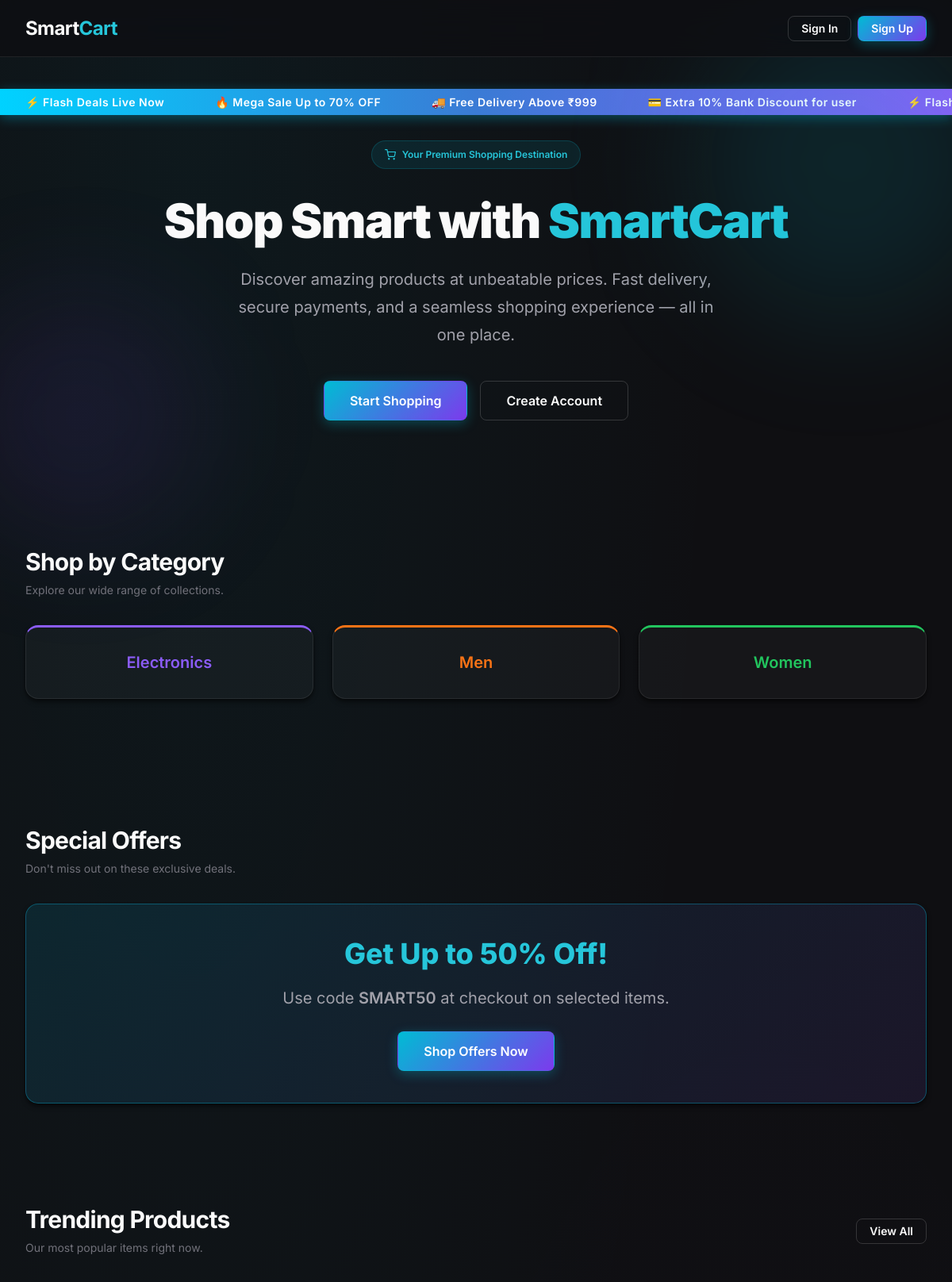
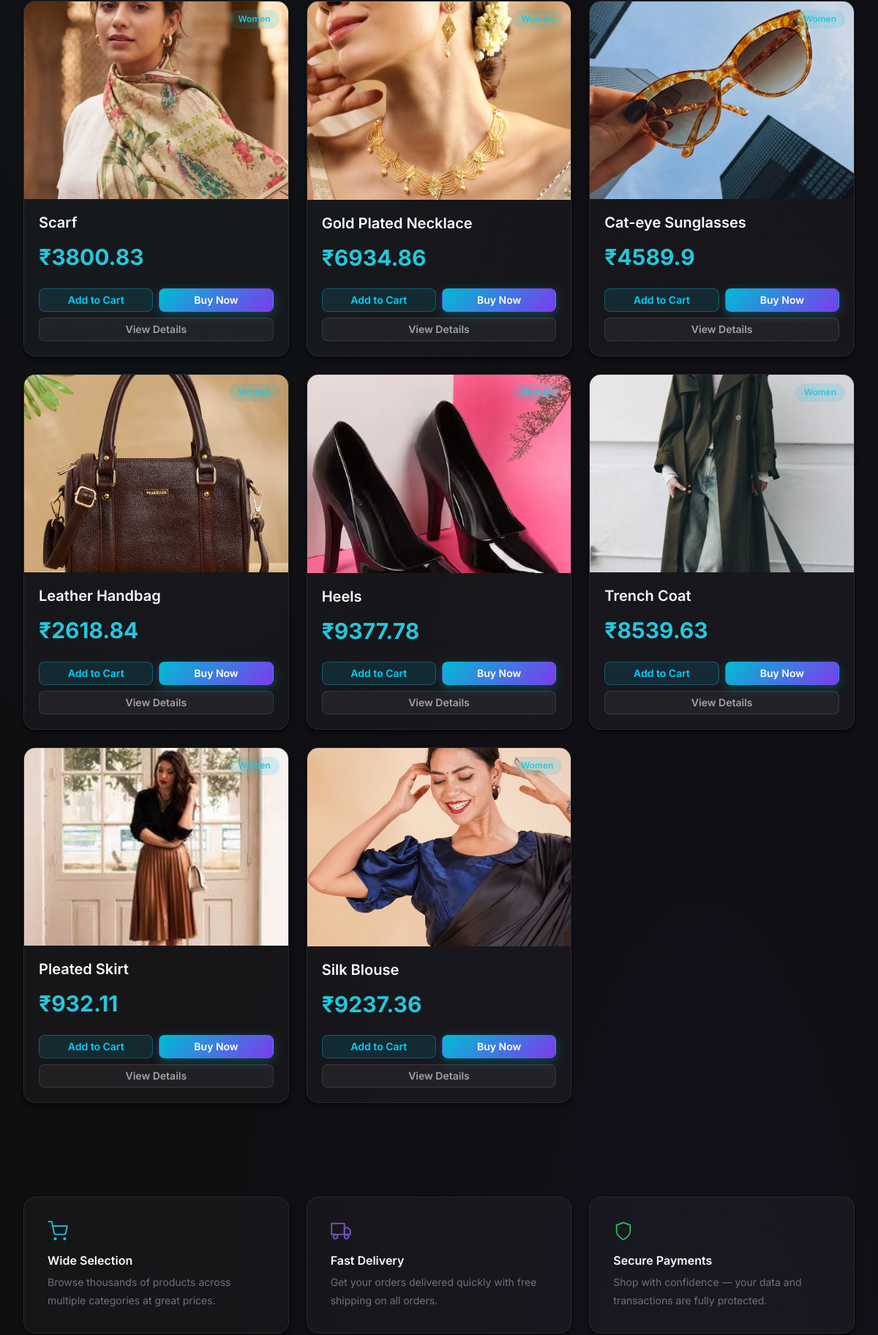
/user (upper part), run on the app's committed database (2 pictures, top to bottom).
### tables this page shows
CREATE TABLE products (
    product_id INTEGER PRIMARY KEY AUTOINCREMENT,
    name TEXT NOT NULL,
    description TEXT,
    category TEXT,
    price REAL NOT NULL,
    image_name TEXT
);

### app.py (the view)
@app.route('/user')
def user_index():
    conn = get_db()
    cursor = conn.cursor()
    cursor.execute("SELECT DISTINCT category FROM products LIMIT 6")
    categories = cursor.fetchall()
    cursor.execute("SELECT * FROM products ORDER BY product_id DESC LIMIT 8")
    trending_products = cursor.fetchall()
    cursor.close()
    conn.close()
    return render_template('user/index.html', categories=categories, trending_products=trending_products)

### app.py (called while the page is built)
def get_db():
    connection = sqlite3.connect(DB_PATH, detect_types=sqlite3.PARSE_DECLTYPES)
    connection.row_factory = sqlite3.Row
    return connection

### templates/user/index.html (shortened to what this page needs)
{% extends "user/base.html" %}
{% block content %}
<div class="sc-hero sc-animate-fade-in-up" style="padding-top: 0.5rem;">
  <div class="marquee-container">
    <div class="marquee-content">
      <span class="marquee-item">⚡ Flash Deals Live Now</span>
      <span class="marquee-item">🔥 Mega Sale Up to 70% OFF</span>
      <span class="marquee-item">🚚 Free Delivery Above ₹999</span>
      <span class="marquee-item">💳 Extra 10% Bank Discount for user</span>
      <span class="marquee-item">⚡ Flash Deals Live Now</span>
    </div>
  </div>
  <div class="sc-hero__badge">
    Your Premium Shopping Destination
  </div>
  <h1 class="sc-hero__title">
    Shop Smart with <span class="sc-u-text-brand">SmartCart</span>
  </h1>
  <p class="sc-hero__subtitle">
    Discover amazing products at unbeatable prices. Fast delivery, secure payments, and a seamless shopping experience —
    all in one place.
  </p>
  <div class="sc-hero__actions">
    {% if session.get('user_id') %}
    <a href="{{ url_for('user_dashboard') }}" class="sc-btn sc-btn--lg" style="background: linear-gradient(90deg, #00d2ff 0%, #8b5cf6 100%);
              box-shadow: 0 8px 24px rgba(0, 210, 255, 0.4);
              border: none;
              color: white;
              text-shadow: 0 1px 2px rgba(0,0,0,0.2);
              transition: transform 0.2s ease, box-shadow 0.2s ease;"
      onmouseover="this.style.transform='translateY(-2px)'; this.style.boxShadow='0 12px 28px rgba(0, 210, 255, 0.6)';"
      onmouseout="this.style.transform='translateY(0)'; this.style.boxShadow='0 8px 24px rgba(0, 210, 255, 0.4)';">
      <svg xmlns="http://www.w3.org/2000/svg" width="18" height="18" viewBox="0 0 24 24" fill="none"
        stroke="currentColor" stroke-width="2" stroke-linecap="round" stroke-linejoin="round">
        <path d="M3 9l9-7 9 7v11a2 2 0 0 1-2 2H5a2 2 0 0 1-2-2z"></path>
        <polyline points="9 22 9 12 15 12 15 22"></polyline>
      </svg>
      Browse Products
    </a>
    <a href="{{ url_for('view_cart') }}" class="sc-btn sc-btn--ghost sc-btn--lg">
      <svg xmlns="http://www.w3.org/2000/svg" width="18" height="18" viewBox="0 0 24 24" fill="none"
        stroke="currentColor" stroke-width="2" stroke-linecap="round" stroke-linejoin="round">
        <circle cx="9" cy="21" r="1"></circle>
        <circle cx="20" cy="21" r="1"></circle>
        <path d="M1 1h4l2.68 13.39a2 2 0 0 0 2 1.61h9.72a2 2 0 0 0 2-1.61L23 6H6"></path>
      </svg>
      View Cart
    </a>
    {% else %}
    <a href="{{ url_for('user_signin') }}" class="sc-btn sc-btn--primary sc-btn--lg">Start Shopping</a>
    <a href="{{ url_for('user_signup') }}" class="sc-btn sc-btn--ghost sc-btn--lg">Create Account</a>
    {% endif %}
  </div>
</div>
  <div class="sc-dashboard sc-animate-fade-in-up" style="margin-top: var(--sc-space-16);">
    <div class="sc-dashboard__header">
      <div>
        <h2 style="margin-bottom: var(--sc-space-1); font-size: var(--sc-text-2xl); font-weight: bold;">Shop by Category</h2>
        <p style="color: var(--sc-text-muted); font-size: var(--sc-text-sm);">
          Explore our wide range of collections.
        </p>
      </div>
    </div>
    <div class="sc-stats" style="grid-template-columns: repeat(auto-fit, minmax(180px, 1fr));">
      {% set colors = ['#8b5cf6', '#f97316', '#22c55e'] %}
      {% for cat in categories %}
      {% set color = colors[loop.index0 % 3] %}
      <a href="/user/products?category={{ cat.category }}" style="text-decoration: none; color: inherit;">
        <div class="sc-card sc-card--glass sc-card--hover" style="text-align: center; cursor: pointer; border-top: 3px solid {{ color }};">
          <h3 style="font-size: var(--sc-text-lg); font-weight: var(--sc-weight-semibold); color: {{ color }};">
            {{ cat.category }}
          </h3>
        </div>
      </a>
      {% endfor %}
    </div>
  </div>
  <div class="sc-dashboard sc-animate-fade-in-up" style="margin-top: var(--sc-space-16);">
    <div class="sc-dashboard__header">
      <div>
        <h2 style="margin-bottom: var(--sc-space-1); font-size: var(--sc-text-2xl); font-weight: bold;">Special Offers</h2>
        <p style="color: var(--sc-text-muted); font-size: var(--sc-text-sm);">
          Don't miss out on these exclusive deals.
        </p>
      </div>
    </div>
    <div class="sc-card sc-card--glass" style="background: linear-gradient(135deg, rgba(0, 210, 255, 0.1), rgba(139, 92, 246, 0.1)); border: 1px solid rgba(0, 210, 255, 0.3); text-align: center; padding: var(--sc-space-10);">
      <h3 style="font-size: var(--sc-text-3xl); font-weight: 800; color: var(--sc-brand-400); margin-bottom: var(--sc-space-4);">Get Up to 50% Off!</h3>
      <p style="font-size: var(--sc-text-lg); color: var(--sc-text-secondary); margin-bottom: var(--sc-space-6);">Use code <strong>SMART50</strong> at checkout on selected items.</p>
      <a href="/user/products" class="sc-btn sc-btn--primary sc-btn--lg">Shop Offers Now</a>
    </div>
  </div>
  <div class="sc-dashboard sc-animate-fade-in-up" style="margin-top: var(--sc-space-16); margin-bottom: var(--sc-space-16);">
    <div class="sc-dashboard__header">
      <div>
        <h2 style="margin-bottom: var(--sc-space-1); font-size: var(--sc-text-2xl); font-weight: bold;">Trending Products</h2>
        <p style="color: var(--sc-text-muted); font-size: var(--sc-text-sm);">
          Our most popular items right now.
        </p>
      </div>
      <a href="/user/products" class="sc-btn sc-btn--ghost sc-btn--sm">View All</a>
    </div>
    {% if trending_products %}
    <div style="display: grid; grid-template-columns: repeat(auto-fill, minmax(280px, 1fr)); gap: var(--sc-space-6);">
      {% for product in trending_products %}
      <div class="sc-card sc-card--glass sc-card--hover" style="padding: 0; display: flex; flex-direction: column; overflow: hidden;">
        <div style="position: relative; padding-top: 75%; background: var(--sc-bg-surface-alt); overflow: hidden;">
          <img src="{{ url_for('static', filename='uploads/product_images/' + product.image_name) }}"
               alt="{{ product.name }}"
               style="position: absolute; top: 0; left: 0; width: 100%; height: 100%; object-fit: cover; transition: transform 0.4s ease;"
               onmouseenter="this.style.transform='scale(1.05)'"
               onmouseleave="this.style.transform='scale(1)'" />
          <span class="sc-badge sc-badge--brand" style="position: absolute; top: var(--sc-space-3); right: var(--sc-space-3);">
            {{ product.category }}
          </span>
        </div>
        <div style="padding: var(--sc-space-5); display: flex; flex-direction: column; flex: 1;">
          <h3 style="font-size: var(--sc-text-lg); margin-bottom: var(--sc-space-2); font-weight: var(--sc-weight-semibold); color: var(--sc-text-primary);">
            {{ product.name }}
          </h3>
          <p style="font-size: var(--sc-text-2xl); font-weight: var(--sc-weight-bold); color: var(--sc-brand-400); margin-bottom: var(--sc-space-4);">
            ₹{{ product.price }}
          </p>
          <div style="margin-top: auto; display: flex; flex-direction: column; gap: var(--sc-space-2);">
            <div style="display: flex; gap: var(--sc-space-2);">
              <a href="/user/add-to-cart/{{ product.product_id }}" class="sc-btn" style="flex: 1; text-align: center; padding: var(--sc-space-2); background: rgba(0, 210, 255, 0.1); color: #00d2ff; border: 1px solid rgba(0, 210, 255, 0.3);">
                Add to Cart
              </a>
              <a href="/user/buy-now/{{ product.product_id }}" class="sc-btn sc-btn--primary" style="flex: 1; text-align: center; padding: var(--sc-space-2);">
                Buy Now
              </a>
            </div>
            <a href="/user/product/{{ product.product_id }}" class="sc-btn" style="width: 100%; text-align: center; padding: var(--sc-space-2); background: rgba(255, 255, 255, 0.05); color: var(--sc-text-secondary); border: 1px solid rgba(255,255,255,0.1);">
              View Details
            </a>
          </div>
        </div>
      </div>
      {% endfor %}
    </div>
    {% else %}
    <p style="color: var(--sc-text-muted);">No trending products available.</p>
    {% endif %}
  </div>
  <div class="sc-dashboard sc-animate-fade-in-up" style="margin-bottom: var(--sc-space-16);">
    <div class="sc-stats"
      style="grid-template-columns: repeat(auto-fit, minmax(220px, 1fr)); text-align: left;">
      <div class="sc-card sc-card--glass sc-card--hover">
        <h4 style="margin-bottom: var(--sc-space-2); font-size: var(--sc-text-base);">Wide Selection</h4>
        <p style="font-size: var(--sc-text-sm); color: var(--sc-text-muted); margin: 0;">Browse thousands of products
          across multiple categories at great prices.</p>
      </div>
      <div class="sc-card sc-card--glass sc-card--hover">
        <h4 style="margin-bottom: var(--sc-space-2); font-size: var(--sc-text-base);">Fast Delivery</h4>
        <p style="font-size: var(--sc-text-sm); color: var(--sc-text-muted); margin: 0;">Get your orders delivered quickly
          with free shipping on all orders.</p>
      </div>
      <div class="sc-card sc-card--glass sc-card--hover">
        <svg xmlns="http://www.w3.org/2000/svg" width="28" height="28" viewBox="0 0 24 24" fill="none"
          stroke="currentColor" stroke-width="1.5" stroke-linecap="round" stroke-linejoin="round"
          style="color: var(--sc-success); margin-bottom: var(--sc-space-4);">
          <path d="M12 22s8-4 8-10V5l-8-3-8 3v7c0 6 8 10 8 10z"></path>
        </svg>
        <h4 style="margin-bottom: var(--sc-space-2); font-size: var(--sc-text-base);">Secure Payments</h4>
        <p style="font-size: var(--sc-text-sm); color: var(--sc-text-muted); margin: 0;">Shop with confidence — your data
          and transactions are fully protected.</p>
      </div>
    </div>
  </div>
{% endblock %}

### static/css/02-base.css (style rules this page uses)
html, body { display: flex; flex-direction: column; overflow-x: hidden; background-color: var(--sc-bg-body); color: var(--sc-text-primary); background-image: radial-gradient( ellipse at 20% 0%, rgba(0, 188, 212, 0.06) 0%, transparent 50% ), radial-gradient( ellipse at 80% 100%, rgba(124, 58, 237, 0.04) 0%, transparent 50% ); background-attachment: fixed; }
h1 { font-size: var(--sc-text-4xl); font-weight: var(--sc-weight-bold); letter-spacing: var(--sc-tracking-tight); line-height: var(--sc-leading-tight); color: var(--sc-text-primary); }
h2 { font-size: var(--sc-text-3xl); font-weight: var(--sc-weight-bold); letter-spacing: var(--sc-tracking-tight); line-height: var(--sc-leading-tight); color: var(--sc-text-primary); }
h3 { font-size: var(--sc-text-2xl); font-weight: var(--sc-weight-semibold); line-height: var(--sc-leading-tight); color: var(--sc-text-primary); }
h4 { font-size: var(--sc-text-xl); font-weight: var(--sc-weight-semibold); line-height: var(--sc-leading-tight); color: var(--sc-text-primary); }
p { font-size: var(--sc-text-base); line-height: var(--sc-leading-relaxed); color: var(--sc-text-secondary); }
strong, b { font-weight: var(--sc-weight-semibold); }
a { color: var(--sc-text-primary); transition: var(--sc-transition-colors); }

### static/css/04-components.css (style rules this page uses)
.sc-btn { display: inline-flex; align-items: center; justify-content: center; gap: var(--sc-space-2); padding: var(--sc-space-3) var(--sc-space-6); font-size: var(--sc-text-sm); font-weight: var(--sc-weight-semibold); line-height: 1; border-radius: var(--sc-radius-md); border: 1px solid transparent; cursor: pointer; white-space: nowrap; user-select: none; transition: var(--sc-transition-all); position: relative; overflow: hidden; }
.sc-btn::after { content: ''; position: absolute; inset: 0; background: linear-gradient(105deg, transparent 40%, rgba(255, 255, 255, 0.08) 45%, rgba(255, 255, 255, 0.12) 50%, rgba(255, 255, 255, 0.08) 55%, transparent 60%); transform: translateX(-100%); transition: transform 0.6s var(--sc-ease-out); }
.sc-btn--primary, .btn-primary, button[type="submit"], button[type="button"] { background: var(--sc-gradient-brand); color: var(--sc-neutral-0); border-color: transparent; box-shadow: 0 4px 15px rgba(0, 188, 212, 0.3); }
.sc-btn--ghost, .btn-outline { background: transparent; color: var(--sc-text-primary); border-color: var(--sc-border-strong); }
.sc-btn--sm { padding: var(--sc-space-2) var(--sc-space-4); font-size: var(--sc-text-sm); }
.sc-btn--lg { padding: var(--sc-space-4) var(--sc-space-8); font-size: var(--sc-text-base); }
.sc-card, .glass-card { background: rgba(255, 255, 255, 0.03); background-image: var(--sc-gradient-surface); backdrop-filter: blur(16px) saturate(180%); -webkit-backdrop-filter: blur(16px) saturate(180%); border: 1px solid var(--sc-border); border-radius: var(--sc-radius-xl); padding: var(--sc-space-8); box-shadow: var(--sc-shadow-md); transition: var(--sc-transition-all); position: relative; overflow: hidden; }
.sc-card--glass, .glass-card { background: rgba(255, 255, 255, 0.03); backdrop-filter: blur(16px); -webkit-backdrop-filter: blur(16px); }
.sc-badge { display: inline-flex; align-items: center; gap: var(--sc-space-1); padding: var(--sc-space-1) var(--sc-space-3); font-size: var(--sc-text-xs); font-weight: var(--sc-weight-semibold); border-radius: var(--sc-radius-full); line-height: 1.4; }
.sc-badge--brand { background: rgba(0, 188, 212, 0.15); color: var(--sc-brand-400); }

### static/css/05-utilities.css (style rules this page uses)
.sc-u-text-brand, .text-accent { color: var(--sc-brand-400); }

### static/css/06-animations.css (style rules this page uses)
.sc-animate-fade-in-up { animation: sc-fade-in-up var(--sc-duration-slow) var(--sc-ease-out) both; }

### templates/user/index.html (style rules this page uses)
.marquee-container { display: flex; width: 100vw; margin-left: calc(-50vw + 50%); margin-bottom: var(--sc-space-8); background: linear-gradient(90deg, #00d2ff, #3a7bd5, #8b5cf6); padding: 6px 0; box-shadow: 0 4px 15px rgba(0, 210, 255, 0.3); overflow: hidden; white-space: nowrap; }
.marquee-content { display: flex; flex-shrink: 0; animation: seamless-marquee 20s linear infinite; color: white; font-weight: 600; font-size: var(--sc-text-sm); letter-spacing: 0.5px; }
.marquee-item { padding: 0 2rem; }

### data on the page
products: image_name+name (picture), category "Women", name "Scarf", price "3800.83"
products: image_name (picture), category "Women", name "Gold Plated Necklace", price "6934.86"
products: image_name (picture), category "Women", name "Cat-eye Sunglasses", price "4589.9"
products: image_name (picture), category "Women", name "Leather Handbag", price "2618.84"
products: image_name+name (picture), category "Women", name "Heels", price "9377.78"
products: image_name (picture), category "Women", name "Trench Coat", price "8539.63"
products: image_name (picture), category "Women", name "Pleated Skirt", price "932.11"
products: image_name (picture), category "Women", name "Silk Blouse", price "9237.36"

### other printed values
{{ cat.category }} "Electronics" "Men" "Women"
